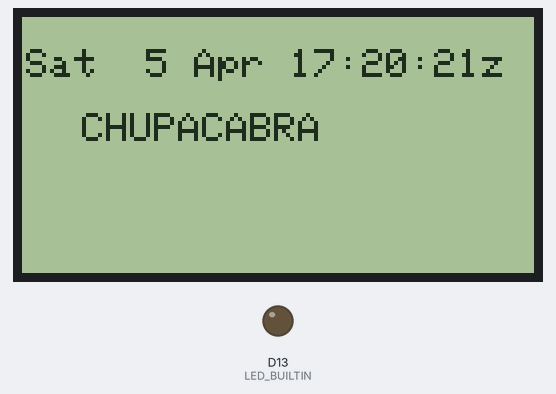
Bench run of a program on a simulated Adafruit Feather M0. Parts: 128×64 one-colour display, output pins drawn as LEDs (lit = HIGH). What the program prints to the serial monitor is not drawn.

Above: at 3.4 s.

The program:

main.cpp
```cpp
/** main.cpp
 * Sat  5 Apr 16:35:14 UTC 2025
 * Sat  5 Apr 13:35:03 UTC 2025
 */

#include "lcd_uses.h"
#include <Arduino.h>
#include <stdint.h>

void blinkWaiting() {
    digitalWrite(LED_BUILTIN, HIGH);
    delay(20);
    digitalWrite(LED_BUILTIN, LOW);
    delay(9100);
}

void initSerial() {
    delay(5200);
    Serial.begin(115200);
    while (!Serial) {
        blinkWaiting();
    }
    delay(800);
    Serial.println(" Serial connection detected!");
}

void initGPIO() {
    pinMode(LED_BUILTIN, OUTPUT);
}

void noOperation() {
    return;
}

void setup() {
    initGPIO();
    setup_LCD();
    initSerial();
}

void loop() {
    noOperation();
    delay(100);
}

/* end. */
```

lcd_uses.cpp
```cpp
/** lcd_uses.cpp
 * Sat Apr  5 17:20:21 UTC 2025
 */

#include "ST7565.h"
#include <Arduino.h>
ST7565 glcd(11, 10, 9, 6, 5);

void lcd_revision(void) {
    char buffer[64];
    glcd.clear();
    // snprintf(buffer, sizeof(buffer), "%s", "Sat  5 Apr    17:12z");
    snprintf(buffer, sizeof(buffer), "%s", "Sat  5 Apr 17:20:21z");
    glcd.drawstring(1, 1, buffer);

    snprintf(buffer, sizeof(buffer), "%s", "  CHUPACABRA");
    glcd.drawstring(3, 3, buffer);

    glcd.display();
}

void setup_LCD() {
    glcd.begin(0x18);
    glcd.display();
    glcd.clear();
    delay(2800);
    lcd_revision();
}

/* end. */
```

lcd_uses.h
```cpp
/** lcd_uses.h
 * Sat  5 Apr 16:35:14 UTC 2025
 */

extern void setup_LCD();

/* end. */
```
